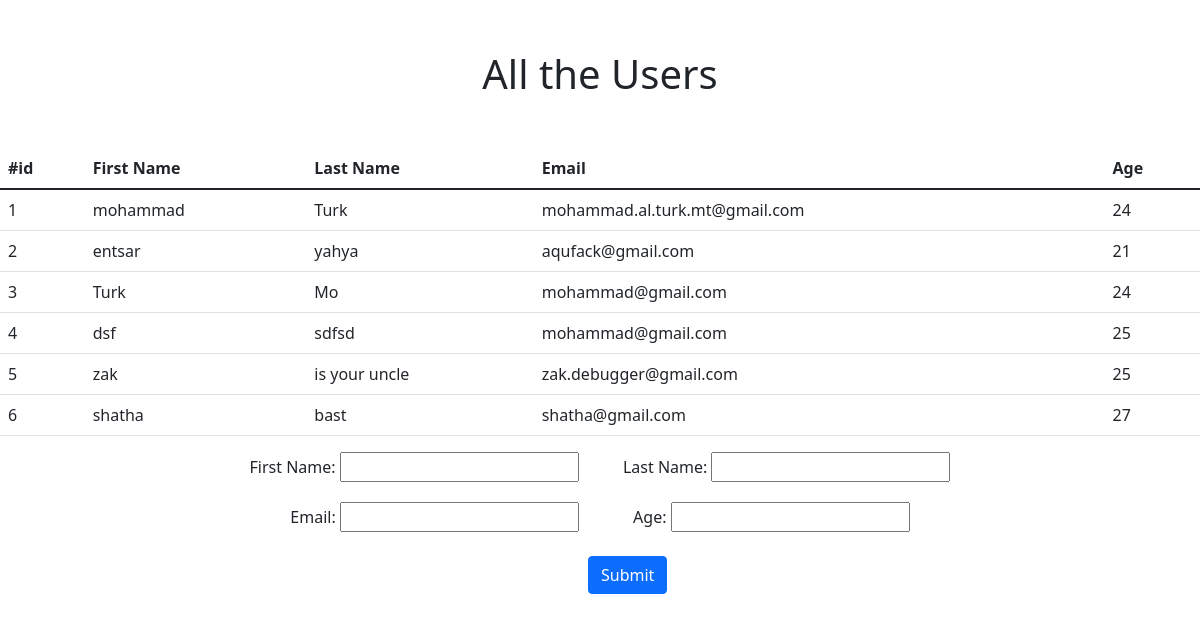
The page / on the database its author committed.
### app_1/models.py (models this page shows)
class User(models.Model):
    fname = models.CharField(max_length=255)
    lname = models.CharField(max_length=255)
    email = models.CharField(max_length=255)
    age = models.IntegerField()
    created_at = models.DateTimeField(auto_now_add=True)
    updated_at = models.DateTimeField(auto_now=True)

### app_1/views.py (the view)
# urls.py: path('', views.index),
def index(request):
    context={
        'users':models.get_data()
    }
    return render(request,'index.html',context)

### app_1/models.py (called while the page is built)
def get_data(): #بنجيب جميع البيانات الي في الداتا بيس
    users = User.objects.all()
    return users

### app_1/templates/index.html (shortened to what this page needs)
<!DOCTYPE html>
<html>
  <head>
    {% load static %}
    <link rel="stylesheet" href="{% static 'css/style.css' %}" />
    <link href="https://cdn.jsdelivr.net/npm/bootstrap@5.3.0-alpha1/dist/css/bootstrap.min.css" rel="stylesheet" />
    <link href="https://cdn.jsdelivr.net/npm/bootstrap@5.0.2/dist/css/bootstrap.min.css" rel="stylesheet" />
  </head>
  <body>
    <h1 class="headTitle">All the Users</h1>
    <table class="table">
      <thead>
        <tr>
          <th scope="col">#id</th>
          <th scope="col">First Name</th>
          <th scope="col">Last Name</th>
          <th scope="col">Email</th>
          <th scope="col">Age</th>
        </tr>
      </thead>
      <tbody class="table-group-divider">
        {% for i in users %}
          <tr>
            <td>{{ i.id }}</td>
            <td>{{ i.fname }}</td>
            <td>{{ i.lname }}</td>
            <td>{{ i.email }}</td>
            <td>{{ i.age }}</td>
          </tr>
        {% endfor %}
      </tbody>
    </table>
    <form action="/proces" method="post" class="container1">
      <div class="addYourName">
        <label for="fname">First Name:</label>
        <input type="text" name="fname" id="fname" />
        <label for="lname" class="shift1">Last Name:</label>
        <input type="text" name="lname" id="lname" />
      </div>
      <div class="yourData">
        <label for="email">Email:</label>
        <input type="text" name="email" id="email" />
        <label for="age" class="shift2">Age:</label>
        <input type="text" name="age" id="age" />
      </div>
      <div id="submitbtn">
        <input type="submit" name="submit" class="btn btn-primary" />
      </div>
    </form>
  </body>
</html>

### app_1/static/css/style.css (style rules this page uses)
.headTitle { text-align: center; margin: 50px 0px 50px 0px; }
.addYourName { text-align: center; }
.yourData { text-align: center; margin-top: 20px; }
.shift1 { margin-left: 40px; }
.shift2 { margin-left: 50px; }
#submitbtn { margin-left: 49%; margin-top: 2%; }

### rows shown on the page
User: id "1", fname "mohammad", lname "Turk", email "mohammad.al.turk.mt@gmail.com", age "24"
User: id "2", fname "entsar", lname "yahya", email "aqufack@gmail.com", age "21"
User: id "3", fname "Turk", lname "Mo", email "mohammad@gmail.com", age "24"
User: id "4", fname "dsf", lname "sdfsd", email "mohammad@gmail.com", age "25"
User: id "5", fname "zak", lname "is your uncle", email "zak.debugger@gmail.com", age "25"
User: id "6", fname "shatha", lname "bast", email "shatha@gmail.com", age "27"
